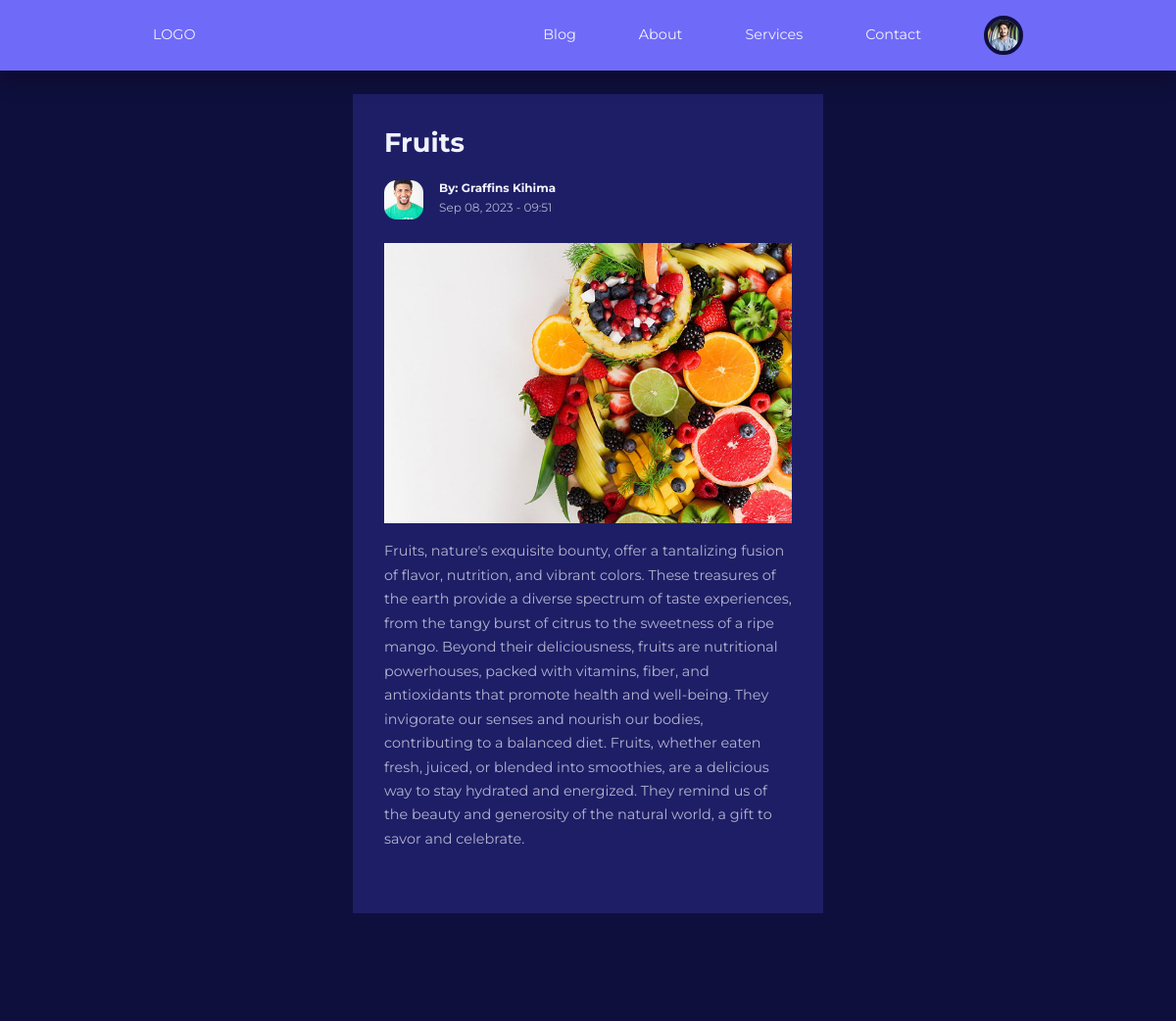
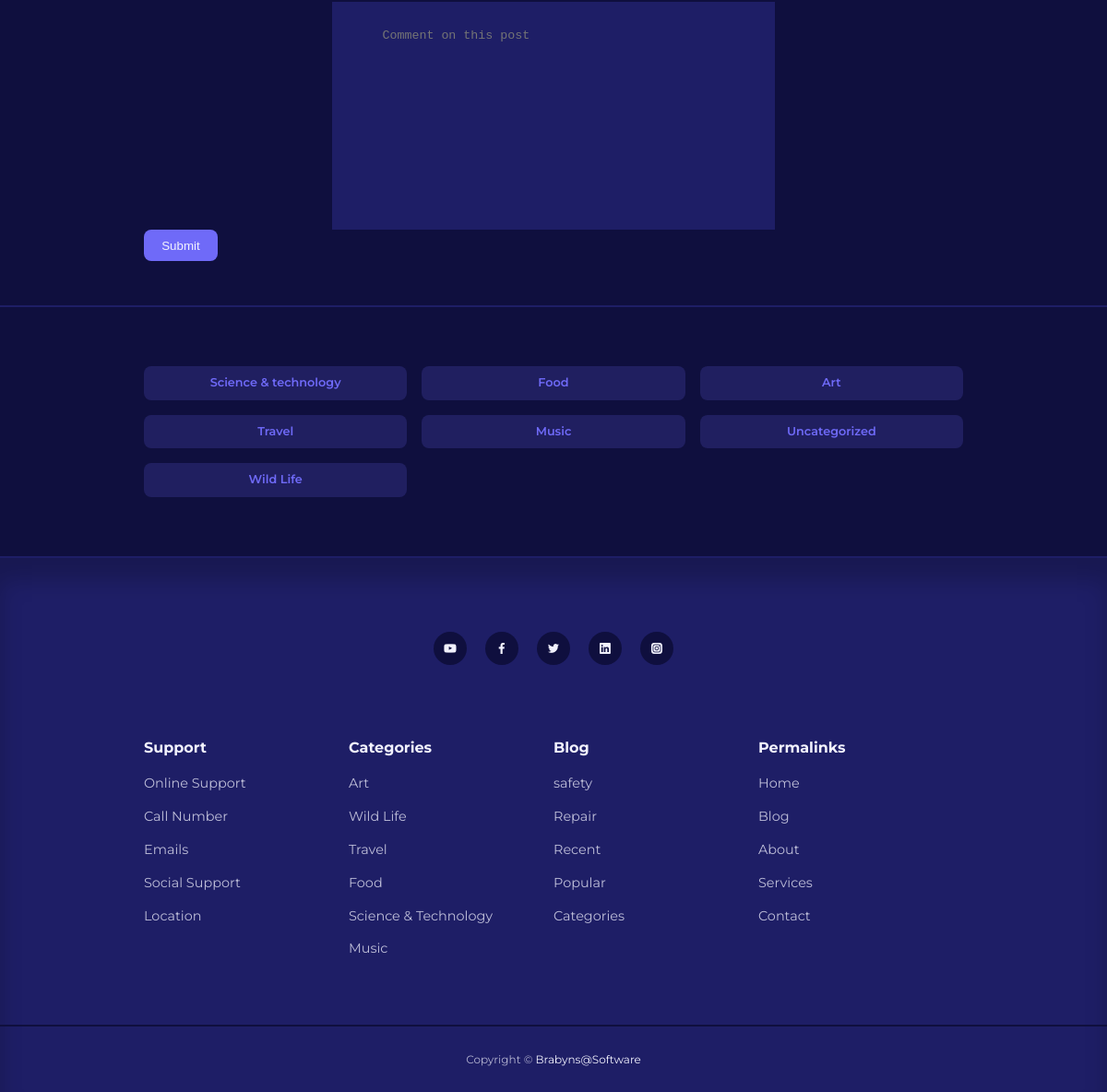
Page /blog/post.php?id=35 (signed in) on the committed database (2 pictures, top to bottom).
### tables this page shows
CREATE TABLE `users` (
  `id` int(11) UNSIGNED NOT NULL,
  `first_name` varchar(32) NOT NULL,
  `last_name` varchar(32) NOT NULL,
  `email` varchar(64) NOT NULL,
  `username` varchar(32) NOT NULL,
  `password` varchar(255) NOT NULL,
  `avatar` varchar(255) NOT NULL,
  `is_admin` varchar(32) NOT NULL
);

CREATE TABLE `posts` (
  `id` int(11) UNSIGNED NOT NULL,
  `title` varchar(225) NOT NULL,
  `body` text NOT NULL,
  `thumbnail` varchar(255) NOT NULL,
  `date_time` timestamp NOT NULL DEFAULT current_timestamp(),
  `category_id` int(11) UNSIGNED DEFAULT NULL,
  `author_id` int(11) UNSIGNED NOT NULL,
  `is_featured` tinyint(1) NOT NULL
);

CREATE TABLE `categories` (
  `id` int(11) UNSIGNED NOT NULL,
  `title` varchar(50) NOT NULL,
  `description` text NOT NULL
);

### Blog/post.php (the view, shortened to what this page needs)
<?php include 'includes/header.php';
if(isset($_GET['id'])){
 $post_id = filter_var($_GET['id'], FILTER_SANITIZE_NUMBER_INT);
$select_post = "SELECT * FROM posts WHERE id = $post_id";
$post_query = mysqli_query($connection, $select_post);
$post = mysqli_fetch_assoc($post_query);
}else{
    header('location: ' . ROOT_URL . 'blog.php');
    die();
}
?>
<section class="singlepost">
    <div class="container singlepost__container">
        <h2><?= $post['title'] ?></h2>
                                      <?php
    $author_id = $post['author_id'];
    $post_author = "SELECT * FROM users WHERE id = $author_id";
    $query = mysqli_query($connection, $post_author);
    $author = mysqli_fetch_assoc($query);
    ?>
            <div class="post__author">
                <div class="post__author-avatar">
                        <img src="./images/<?= $author['avatar'] ?> " alt="">
                    </div>
                    <div class="post__author-info">
                        <h5>By:  <?= $author['first_name'] ?>  <?= $author['last_name']  ?></h5>
                        <small>
                            <?=date("M d, Y - H:i", strtotime($post['date_time']))  ?>
                        </small>
                    </div>
                </div>
                <div class="singlepost__thumbnail">
                    <img src="./images/<?= $post['thumbnail'] ?>" alt="">
                    <p><?= $post['body'] ?></p>
                </div>
            </div>
    <div class="container  singlepost__container section__extra-margin">
          <textarea name="body" id="" cols="30" rows="10" placeholder="Comment on this post"></textarea>
     </div>
     <div class="container">
      <button type="submit" name="submit" class="btn">Submit</button>
          </div>
</section>
<?php include 'includes/footer.php';   ?>

### Blog/includes/header.php (shortened to what this page needs)
<?php
require 'config/database.php';
if(isset($_SESSION['user_id'])){
  $id = filter_var($_SESSION['user_id'], FILTER_SANITIZE_NUMBER_INT);
  $query = "SELECT * FROM users WHERE id = {$id}";
  $result = mysqli_query($connection, $query);
  $avatar = mysqli_fetch_assoc($result);
}
?>
<!DOCTYPE html>
<html lang="en">
<head>
    <link rel="stylesheet" href="<?= ROOT_URL?>css/style.css">
    <link rel="stylesheet" href="https://unicons.iconscout.com/release/v4.0.0/css/line.css">
</head>
<body>
    <nav>
        <div class="container nav__container">
            <a href="<?= ROOT_URL?>" class="nav__log">LOGO</a>
           <ul class="nav__items">
               <li><a href="<?= ROOT_URL?>blog.php">Blog</a></li>
               <li><a href="<?= ROOT_URL?>about.php">About</a></li>
               <li><a href="<?= ROOT_URL?>services.php">Services</a></li>
               <li><a href="<?= ROOT_URL?>contact.php">Contact</a></li>
               <?php if(isset($_SESSION['user_id'])) :  ?>
               <li class="nav__profile">
                   <div class="avatar">
                       <img src="<?= ROOT_URL . 'images/' .  $avatar['avatar'] ?>" alt="">
                   </div>
               </li>
                  <?php else : ?>
               <li><a href="<?= ROOT_URL?>signin.php">Signin</a></li>
              <?php endif ?>
           </ul>
        </div>
    </nav>

### Blog/includes/footer.php (shortened to what this page needs)
<?php
$fetch_category = "SELECT * FROM categories";
$result  = mysqli_query($connection, $fetch_category);
?>
<section class="category__buttons">
    <div class="container category__buttons-container">
       <?php while($category = mysqli_fetch_assoc($result)) : ?>
        <a href="<?= ROOT_URL ?>category-post.php?id=<?= $category['id'] ?>" class="category__button"><?= "{$category['title']}" ?></a>
 <?php endwhile ?>
    </div>
</section>
<footer>
    <div class="footer__socials">
        <a href="" target="_blank"><i class="uil uil-youtube"></i></a>
        <a href="" target="_blank"><i class="uil uil-facebook-f"></i></a>
        <a href="" target="_blank"><i class="uil uil-twitter"></i></a>
        <a href="" target="_blank"><i class="uil uil-linkedin"></i></a>
        <a href="" target="_blank"><i class="uil uil-instagram-alt"></i></a>
    </div>
    <div class="container footer__container">
        <article>
            <h4>Support</h4>
            <ul>
                <li><a href="">Online Support</a></li>
                <li><a href="">Call Number</a></li>
                <li><a href="">Emails</a></li>
                <li><a href="">Social Support</a></li>
                <li><a href="">Location</a></li>
            </ul>
        </article>
           <article>
            <h4>Categories</h4>
            <ul>
                <li><a href="">Art</a></li>
                <li><a href="">Wild Life</a></li>
                <li><a href="">Travel</a></li>
                <li><a href="">Food</a></li>
                <li><a href="">Science & Technology</a></li>
                <li><a href=""> Music</a></li>
            </ul>
        </article>
           <article>
            <h4>Blog</h4>
            <ul>
                <li><a href="">safety</a></li>
                <li><a href="">Repair</a></li>
                <li><a href="">Recent</a></li>
                <li><a href="">Popular</a></li>
                <li><a href="">Categories</a></li>
            </ul>
        </article>
               <article>
            <h4>Permalinks</h4>
            <ul>
                <li><a href="">Home</a></li>
                <li><a href="">Blog</a></li>
                <li><a href="">About</a></li>
                <li><a href="">Services</a></li>
                <li><a href="">Contact</a></li>
            </ul>
        </article>
    </div>
    <div class="footer__copyright">
        <small>Copyright &copy; <a href="mailto:burabuyabz@gmail.com" target="_blank">Brabyns@Software</a></small>
    </div>
</footer>
</body>
</html>

### Blog/css/style.css (style rules this page uses)
:root { --color-primary: #6f6af8; --color-primary-light: hsl(242, 91%, 69%, 18%); --color-primary-variant: #5854c7; --color-red: #da0f3f; --color-red-light: hsl(346, 87%, 46%, 15%); --color-green: #00c476; --color-green-light: hsl(156, 100%, 38%, 15%); --color-gray-900: #1e1e66; --color-gray-700: #2d2b7c; --color-gray-300: rgba(242, 242, 254, 0.3); --color-gray-200: rgba(242, 242, 254, 0.7); --color-white: #f2f2fe; --color-bg: #0f0f3e; --transition: all 300ms ease; --container-width-lg: 74%; --container-width-md: 88%; --form-width: 40%; --card-border-radius-1: 0.3rem; --card-border-radius-2: 0.5rem; --card-border-radius-3: 0.8rem; --card-border-radius-4: 2rem; --card-border-radius-5: 5rem; }
* { margin: 0; padding: 0; outline: 0; border: 0; list-style: none; text-decoration: none; box-sizing: border-box; }
body { font-family: montserrat, sans-serif; line-height: 1.6; color: var(--color-gray-200); overflow-x: hidden; background: var(--color-bg); font-size: 0.9rem; }
.container { width: var(--container-width-lg); max-width: 1800px; margin-inline: auto; }
section { margin-top: 3rem; width: 100vw; }
.section__extra-margin { margin-top: 7rem; }
h1, h2, h3, h4, h5 { color: var(--color-white); line-height: 1.3; }
h2 { font-size: 1.7rem; margin: 1rem 0; }
h4 { font-size: 1rem; }
a { color: var(--color-white); transition: var(--transition); }
img { display: block; width: 100%; object-fit: cover; }
nav { background: var(--color-primary); width: 100vw; height: 4.5rem; position: fixed; top: 0; z-index: 10; box-shadow: 0 1rem 1rem rgba(0, 0, 0, 0.2); }
.nav__container { height: 100%; display: flex; align-items: center; justify-content: space-between; }
.avatar { width: 2.5rem; height: 2.5rem; border-radius: 50%; overflow: hidden; border: 0.3rem solid var(--color-bg); }
.nav__items { display: flex; align-items: center; gap: 4rem; }
.nav__profile { position: relative; cursor: pointer; }
.category__button { background: var(--color-primary-light); color: var(--color-primary); display: inline-block; padding: 0.5rem; border-radius: var(--card-border-radius-2); font-weight: 600; font-size: 0.8rem; text-align: center; }
.post__author { display: flex; gap: 1rem; margin-top: 1.3rem; }
.post__author-avatar { width: 2.5rem; height: 2.5rem; border-radius: var(--card-border-radius-3); overflow: hidden; }
.category__buttons { padding: 4rem 0; border-top: 2px solid var(--color-gray-900); border-bottom: 2px solid var(--color-gray-900); }
.category__buttons-container { width: fit-container; display: grid; grid-template-columns: repeat(3, 1fr); gap: 1rem; }
footer { background: var(--color-gray-900); padding: 5rem 0 0; box-shadow: inset 0 1.5rem 1.5rem rgba(0, 0, 0, 0.2); }
.footer__socials { margin-inline: auto; width: fit-content; margin-bottom: 5rem; display: flex; justify-content: space-between; align-items: center; gap:1.2rem }
.footer__socials a { background: var(--color-bg); border-radius: 50%; width: 2.3rem; height: 2.3rem; display: flex; align-items: center; justify-content: center; }
.footer__container { display: grid; grid-template-columns: repeat(4, 1fr); }
footer h4 { color: var(--color-white); margin-bottom: 0.6rem; }
footer ul li { padding: 0.4rem 0; }
footer ul a { opacity: 0.75; }
.footer__copyright { text-align: center; padding: 1.5rem 0; border-top: 2px solid var(--color-bg); margin-top: 4rem; }
.btn { display: inline; width: fit-content; padding: 0.6rem 1.2rem; background-color: var(--color-primary); border-radius: var(--card-border-radius-2); cursor: pointer; transition: var(--transition); color: var(--color-white); }
.singlepost { margin: 6rem 0 2rem; }
.singlepost__container { width: var(--form-width); background: var(--color-gray-900); padding: 1rem 2rem 3rem; }
.singlepost__thumbnail { margin-top: 1.5rem; }
.singlepost__container p { margin: 1rem 0 1rem; line-height: 1.7; }
input, textarea, select { padding: 0.8rem 1.4rem; background-color: var(--color-gray-900); border-radius: var(--color-border-2); resize: none; color: var(--color-white); }

### rows in the picture
users: avatar (picture)
posts: title "Fruits", date_time "Sep 08, 2023 - 09:51", thumbnail (picture), body "Fruits, nature's exquisite bounty, offer a tantalizing fusion of flavor, nutrition, and vibrant colors. These treasures of the earth provide a diverse spectrum of taste experiences, from the tangy burst of citrus to the sweetness of a ripe mango. Beyond their deliciousness, fruits are nutritional powerhouses, packed with vitamins, fiber, and antioxidants that promote health and well-being. They invigorate our senses and nourish our bodies, contributing to a balanced diet. Fruits, whether eaten fresh, juiced, or blended into smoothies, are a delicious way to stay hydrated and energized. They remind us of the beauty and generosity of the natural world, a gift to savor and celebrate."
users: avatar (picture), first_name "Graffins", last_name "Kihima"
categories: title "Science & technology"
categories: title "Food"
categories: title "Art"
categories: title "Travel"
categories: title "Music"
categories: title "Uncategorized"
categories: title "Wild Life"
